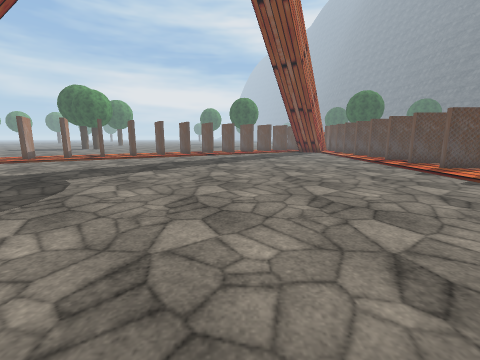
[1] (above)

21 first-person views from a walk through a scene from a Unity 3-D project. The camera is 1.4 m above the floor, tilts 10° down and sees 90° across. The floor is counted in squares, 1 m on a side. Each view is taken from the middle of a square. On the plan, view 1 faces up. The plan holds only what a view shows up to about 13 squares ahead; the rest is blank. The place goes on beyond the plan. Some trees and plants on the terrain are drawn as simple stand-ins. The player character is not drawn. Some animated figures are not drawn. Some surface patterns are stand-ins.

[2]
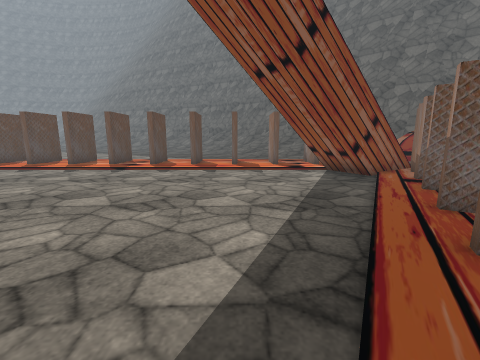

[3]
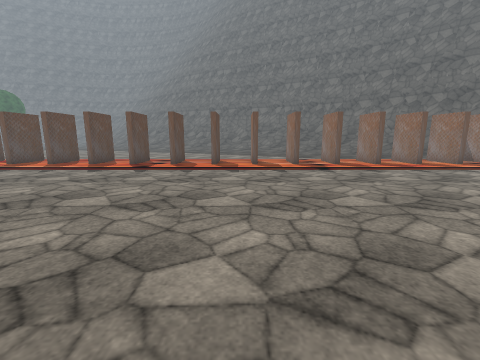

[4]
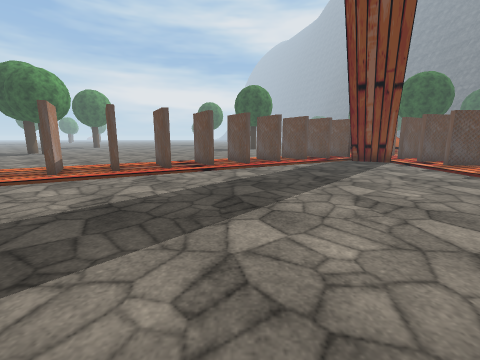

[5]
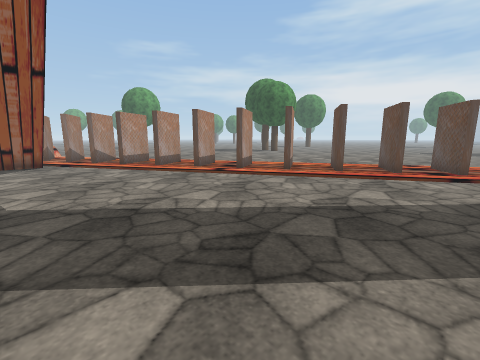

[6]
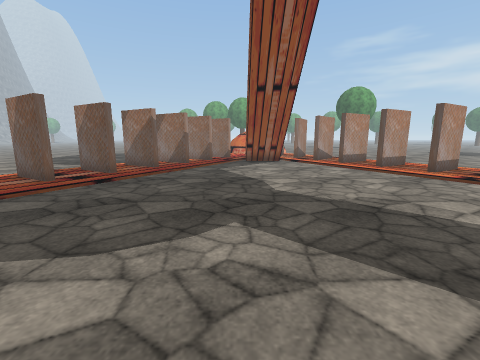

[7]
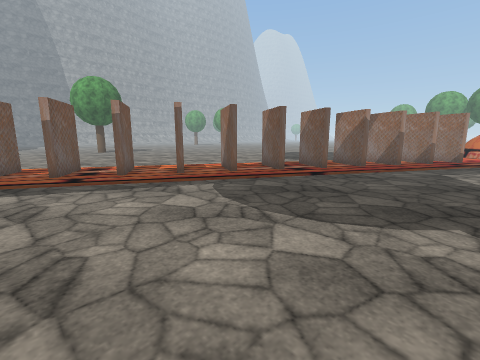

[8]
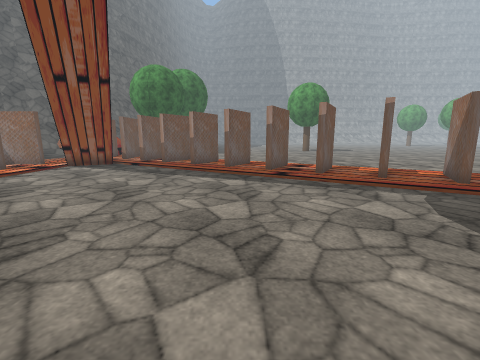

[9]
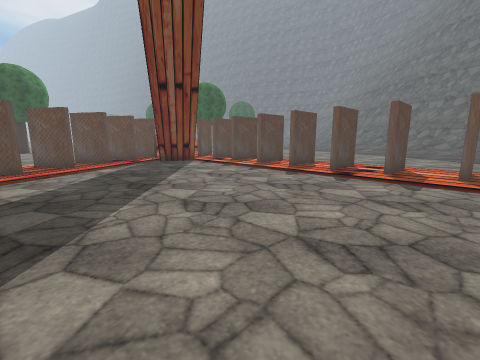

[10]
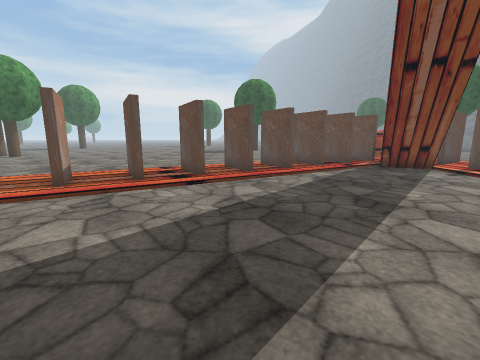

[11]
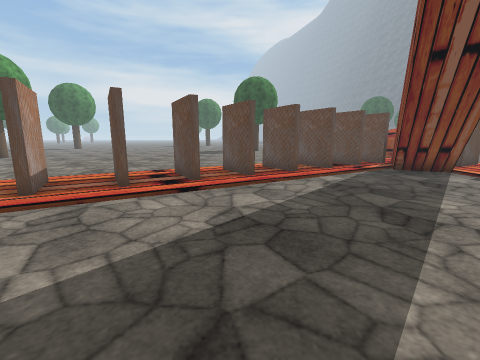

[12]
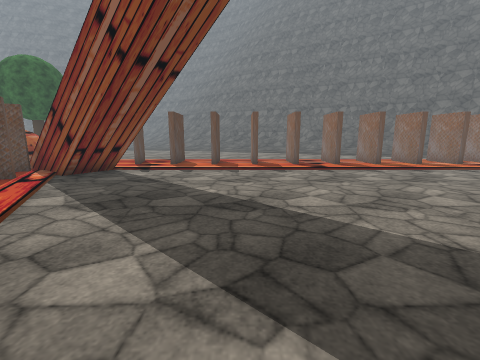

[13]
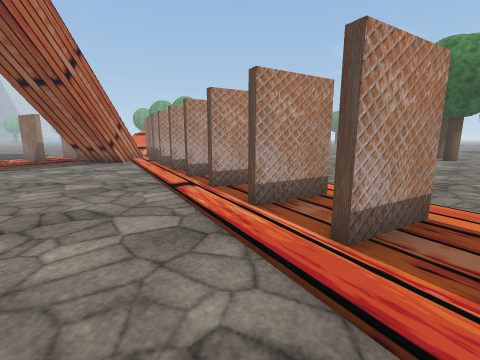

[14]
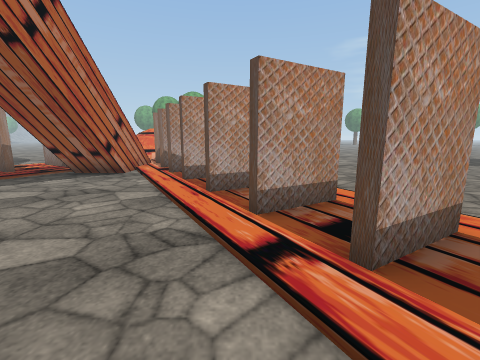

[15]
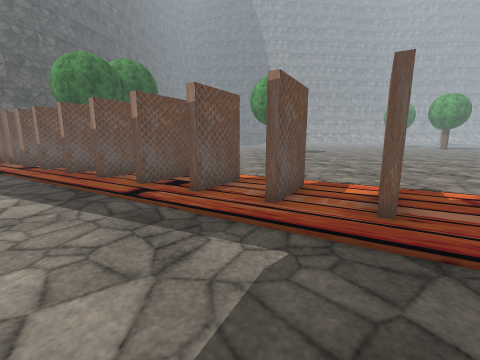

[16]
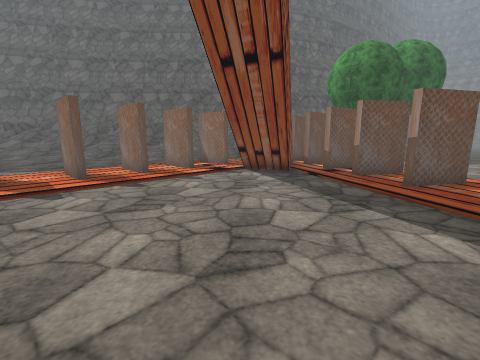

[17]
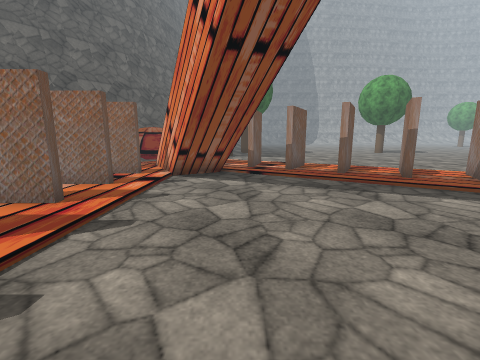

[18]
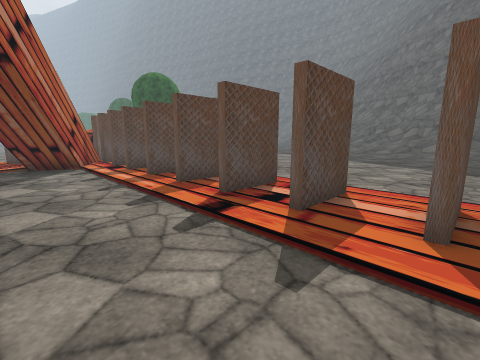

[19]
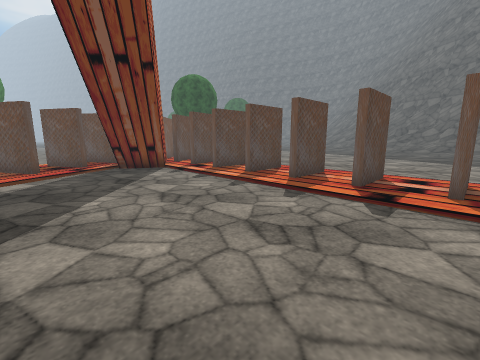

[20]
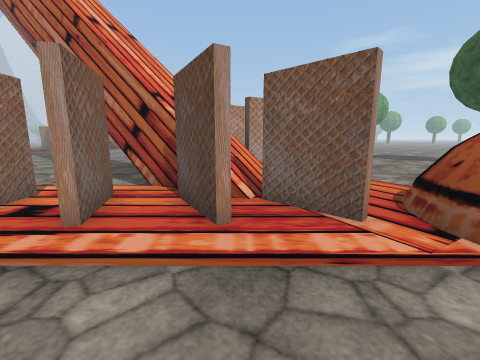

[21]
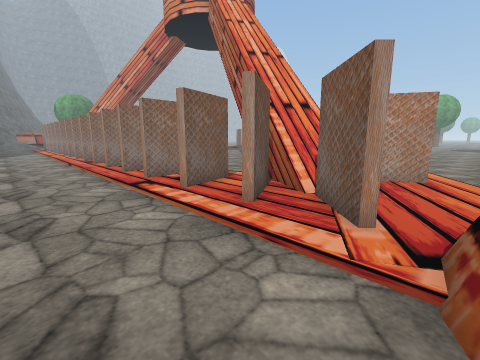

### Floor plan
Key: @ floor where view 1 was taken; # wall or solid block; x gap in a wall; . floor; / step, stairs or slope; = window, fence, low wall or low ledge; v drop or lower ground.
Columns run from 18 left of view 1 to 16 right of it. Each row starts with its distance up from view 1.
 28    ..          .............x==..
 27    ...         ........#....#....
 26     ....... .. ..    .###//##....
 25      ...... .....   #.###///x....
 24      ............ # ####v//=x....
 23       ...........###....//###....
 22     ...........#.#..... /#.##....
 21     .........#.###......=#.......
 20    ........#.####..........##....
 19   ........###....................
 18    .....#.#................##....
 17     ..#.###......................
 16     #.####.................##....
 15    ###.............................
 14    #=#.....................##......
 13  ####..............................
 12 #..........................##......
 11 ...................................
 10 ////.......................##......
  9    /.........................
  8 ...........................##
  7 #............................
  6 ###........................##
  5 .#.#.........................
  4    #.#.....................##. ....
  3      #.#...................... ....
  2        ###.................##. ....
  1        .#.#................... ..
  0     ..  ..#.#.....@........##. ..
 -1     .. .....#=#...............
 -2      ........#.#...........##.
 -3      ..........#.#.....  #...
 -4     .............#.#.... /###
 -5    ................###../ #.
 -6   ......... ....  ..#.#.// =
 -7  .... ....  ........ .#.#/ ..
 -8  .... ....  .. ..      .#x# .
 -9                             =

Where each view was taken, in squares from view 1:
view 1: 0 up, 0 right, facing up
view 2: 0 up, 3 left, facing right
view 3: 9 up, 3 left, facing right
view 4: 9 up, 1 left, facing up
view 5: 9 up, 2 left, facing up-left
view 6: 8 up, 2 left, facing left
view 7: 8 up, 1 left, facing down-left
view 8: 8 up, 1 left, facing down
view 9: 10 up, 1 left, facing up-right
view 10: 12 up, 1 left, facing up
view 11: 13 up, 1 left, facing up
view 12: 17 up, 3 left, facing right
view 13: 17 up, 3 left, facing left
view 14: 15 up, 7 left, facing left
view 15: 5 up, 5 left, facing down
view 16: 4 up, 0 right, facing down-right
view 17: 5 up, 5 right, facing down
view 18: 10 up, 5 right, facing up-right
view 19: 12 up, 2 right, facing up-right
view 20: 25 up, 14 right, facing left
view 21: 28 up, 14 right, facing down-left
